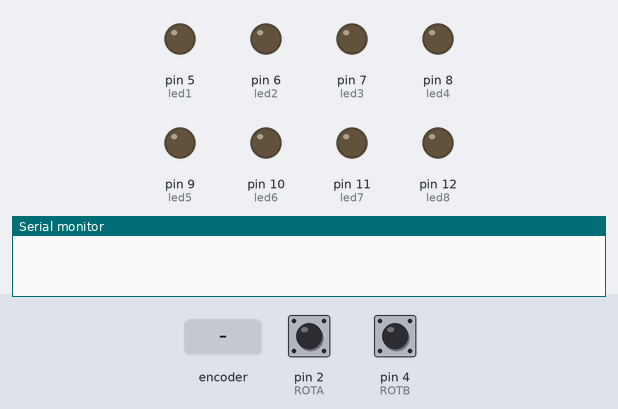
Simulated run of this sketch. Board: Arduino Uno, built with avr-gcc and run on an emulated ATmega328P. On the bench: output pins drawn as LEDs (lit = HIGH), the last lines printed to the serial monitor. Inputs (shaded band) come from the test bench; at power-on: pin 2 (ROTA) HIGH, pin 4 (ROTB) HIGH.

Above: at 1.2 s.
1.3 s: rotary encoder on pin 2 (ROTA) / pin 4 (ROTB) turned 2 steps (second pin leading)
At 2.5 s:
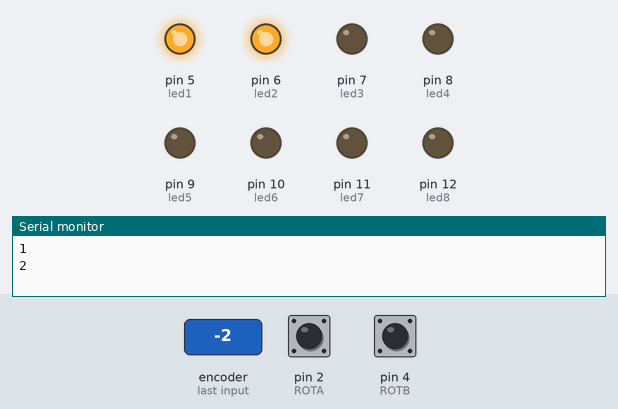
3.2 s: rotary encoder on pin 2 (ROTA) / pin 4 (ROTB) turned 2 steps (second pin leading)
At 3.9 s:
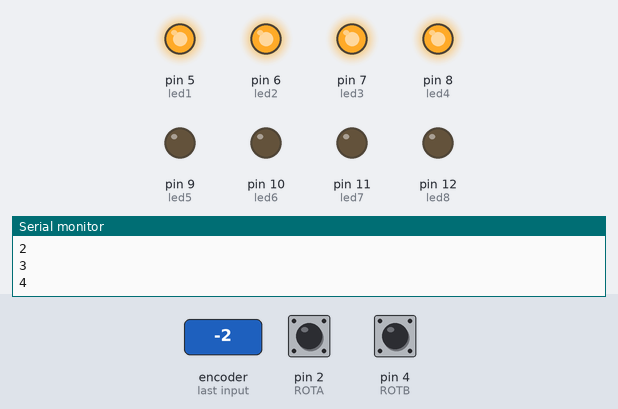
5.1 s: rotary encoder on pin 2 (ROTA) / pin 4 (ROTB) turned 2 steps (second pin leading)
At 6.5 s:
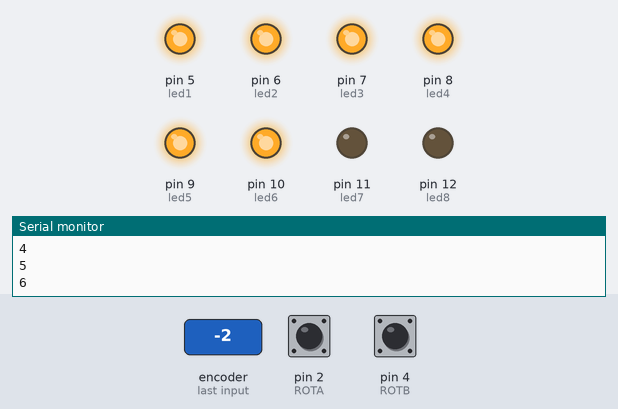
Timing chart, 0 to 8.1 s (numbered marks = the images above; inputs shaded):
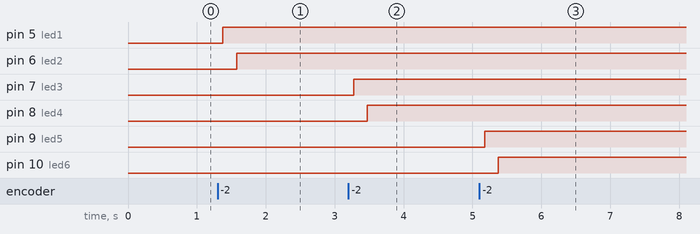

Measured:
- after the input at 1.3 s, pin 5 (led1): LOW → HIGH after 0.08 s; pin 6 (led2): LOW → HIGH after 0.28 s
- after the input at 3.2 s, pin 7 (led3): LOW → HIGH after 0.08 s; pin 8 (led4): LOW → HIGH after 0.28 s
- after the input at 5.1 s, pin 9 (led5): LOW → HIGH after 0.08 s; pin 10 (led6): LOW → HIGH after 0.28 s

The sketch:

Opdracht2.ino
```cpp
#define ROTA 2
#define ROTB 4
int led1 = 5;
int led2 = 6;
int led3 = 7;
int led4 = 8;
int led5 = 9;
int led6 = 10;
int led7 = 11;
int led8 = 12;
long beginstaat = 0;
long eindstaat = 0;
long upperLimit = 7;
long DownLimit = 1;


void setup() {
  pinMode(ROTA, INPUT);
  pinMode(ROTB, INPUT);
  pinMode(led1, OUTPUT);
  pinMode(led2, OUTPUT);
  pinMode(led3, OUTPUT);
  pinMode(led4, OUTPUT);
  pinMode(led5, OUTPUT);
  pinMode(led6, OUTPUT);
  pinMode(led7, OUTPUT);
  pinMode(led8, OUTPUT);

  digitalWrite (ROTA, HIGH);   // enable pull-up
  digitalWrite (ROTB, HIGH);   // enable pull-up

  Serial.begin(9600);

  attachInterrupt (0, rotaryTurn, RISING);    // interrupt 0 is pin 2, For rotary encoder
}


void loop() {
  if (eindstaat != beginstaat) {
    Serial.println(beginstaat);
    if (beginstaat > upperLimit)
    {
      beginstaat = upperLimit;
    }
    else if (beginstaat == 1)
    {
      digitalWrite(led1, HIGH);
      digitalWrite(led2, LOW);
    }
    else if (beginstaat == 2)
    {
      digitalWrite(led2, HIGH);
      digitalWrite(led3, LOW);
    }
    else if (beginstaat == 3)
    {
      digitalWrite(led3, HIGH);
      digitalWrite(led4, LOW);
    }
    else if (beginstaat == 4)
    {
      digitalWrite(led4, HIGH);
      digitalWrite(led5, LOW);
    }
    else if (beginstaat == 5)
    {
      digitalWrite(led5, HIGH);
      digitalWrite(led6, LOW);
    }
    else if (beginstaat == 6)
    {
      digitalWrite(led6, HIGH);
      digitalWrite(led7, LOW);
    }
    else if (beginstaat == 8)
    {
      digitalWrite(led8, HIGH);
    }
    else if (beginstaat == 0)
    {
      digitalWrite(led1, LOW);
      digitalWrite(led2, LOW);
      digitalWrite(led3, LOW);
      digitalWrite(led4, LOW);
      digitalWrite(led5, LOW);
      digitalWrite(led6, LOW);
      digitalWrite(led7, LOW);
      digitalWrite(led8, LOW);
    }
    else if (beginstaat < DownLimit)
    {
      beginstaat = DownLimit;
    }
    eindstaat = beginstaat;
  }
}
void rotaryTurn()
{
  if (digitalRead (ROTB)) {
    beginstaat++;
  }
  else
    beginstaat--;
}
```
